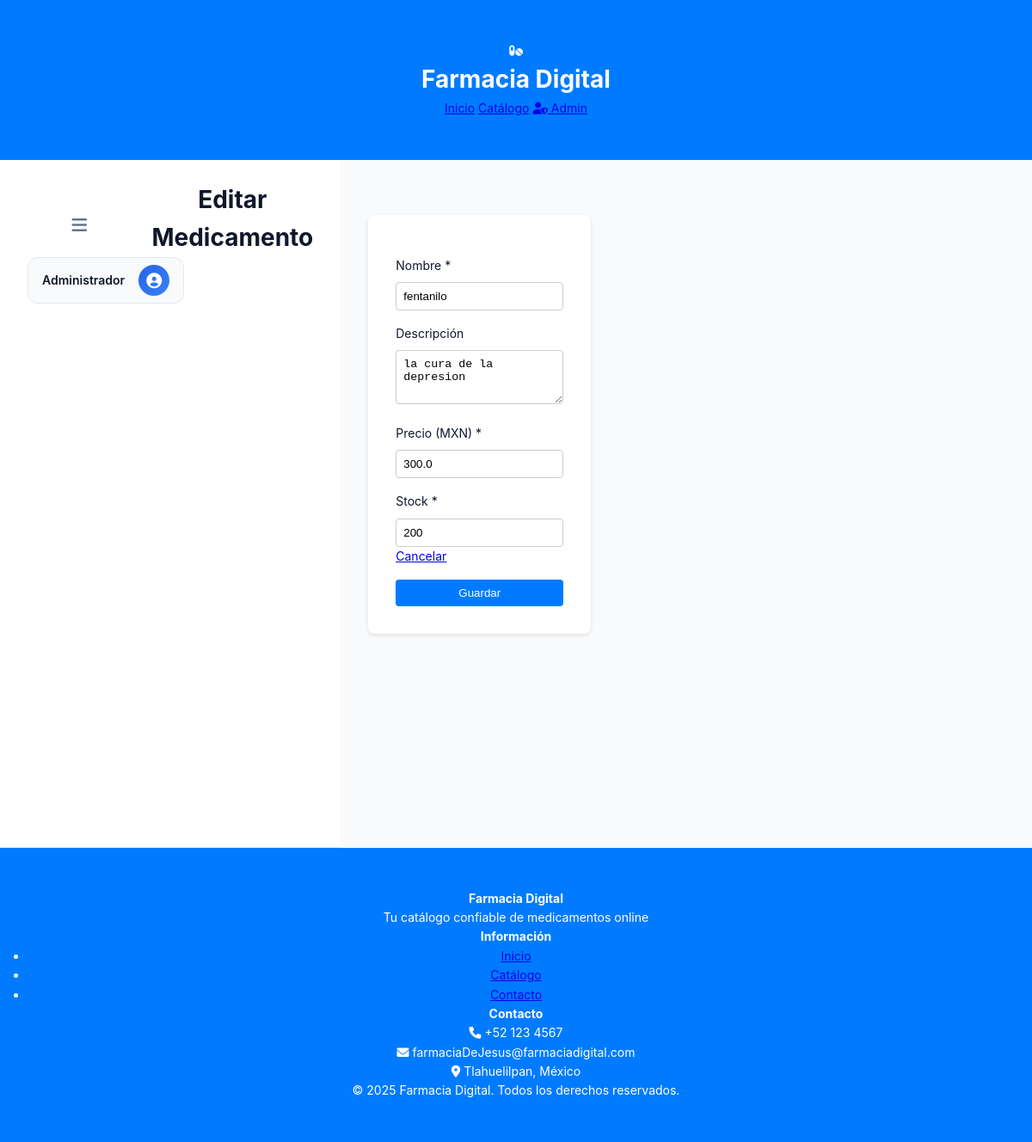
/medication/edit/1 (signed in), run on the app's committed database.
### tables this page shows
CREATE TABLE medication (
    id INTEGER PRIMARY KEY AUTOINCREMENT,
    name TEXT NOT NULL,
    description TEXT,
    price REAL NOT NULL,
    stock INTEGER NOT NULL
);

### app.py (the view, shortened to what this page needs)
@app.route('/medication/edit/<int:id>', methods=['GET', 'POST'])
def edit_med(id):
    if not session.get('admin'):
        return redirect(url_for('login'))
    conn = get_db_connection()
    med = conn.execute('SELECT * FROM medication WHERE id = ?', (id,)).fetchone()
    conn.close()
    return render_template('medication_form.html', action='edit', med=med)

### app.py (called while the page is built)
@app.context_processor
def inject_current_year():
    return {'current_year': datetime.datetime.now().year}

def get_db_connection():
    conn = sqlite3.connect('pharmacy.db')
    conn.row_factory = sqlite3.Row
    return conn

### templates/medication_form.html
{% extends 'base.html' %}
{% block extra_css %}
    <link rel="stylesheet" href="{{ url_for('static', filename='css/admin.css') }}">
{% endblock %}
{% block content %}
<main class="admin-main">
    <header class="admin-header">
        <div class="header-left">
            <button id="sidebarToggle" class="menu-toggle">
                <i class="fas fa-bars"></i>
            </button>
            <h2 id="pageTitle">{{ 'Editar' if action=='edit' else 'Crear' }} Medicamento</h2>
        </div>
        <div class="header-right">
            <div class="user-info">
                <span id="adminUsername">Administrador</span>
                <div class="user-avatar">
                    <i class="fas fa-user-circle"></i>
                </div>
            </div>
        </div>
    </header>
    <div class="admin-content">
        <div class="form-container">
            <form method="post">
                <div class="form-group">
                    <label for="name">Nombre *</label>
                    <input type="text" id="name" name="name" value="{{ med.name if med else '' }}" required>
                </div>
                <div class="form-group">
                    <label for="description">Descripción</label>
                    <textarea id="description" name="description" rows="3">{{ med.description if med else '' }}</textarea>
                </div>
                <div class="form-group">
                    <label for="price">Precio (MXN) *</label>
                    <input type="number" id="price" name="price" step="0.01" min="0" value="{{ med.price if med else '' }}" required>
                </div>
                <div class="form-group">
                    <label for="stock">Stock *</label>
                    <input type="number" id="stock" name="stock" min="0" value="{{ med.stock if med else '' }}" required>
                </div>
                <div class="form-actions">
                    <a href="{{ url_for('admin_panel') }}" class="btn-cancel">Cancelar</a>
                    <button type="submit" class="btn-save">Guardar</button>
                </div>
            </form>
        </div>
    </div>
</main>
{% endblock %}

### static/css/style.css (style rules this page uses)
* { box-sizing: border-box; margin: 0; padding: 0; }
body { font-family: Arial, sans-serif; background: #f9f9f9; color: #333; }
header, footer { background: #007BFF; color: #fff; padding: 1rem; text-align: center; }
.auth-container, .form-container { background: #fff; padding: 2rem; border-radius: 8px; box-shadow: 0 2px 5px rgba(0,0,0,0.1); max-width: 400px; margin: 2rem auto; }
label { display: block; margin-top: 1rem; }
input, textarea, button { width: 100%; padding: 0.5rem; margin-top: 0.5rem; border: 1px solid #ccc; border-radius: 4px; }
button { background: #007BFF; color: #fff; border: none; cursor: pointer; margin-top: 1rem; }

### static/css/admin.css (style rules this page uses)
:root { --primary-color: #2563eb; --primary-dark: #1e40af; --primary-light: #3b82f6; --secondary-color: #1e293b; --accent-color: #f59e0b; --accent-light: #fbbf24; --success-color: #10b981; --success-light: #34d399; --error-color: #ef4444; --error-light: #f87171; --warning-color: #f59e0b; --info-color: #06b6d4; --bg-primary: #f8fafc; --bg-secondary: #ffffff; --bg-dark: #0f172a; --bg-sidebar: #1e293b; --bg-card: #ffffff; --text-primary: #0f172a; --text-secondary: #64748b; --text-light: #94a3b8; --text-white: #ffffff; --border-color: #e2e8f0; --border-light: #f1f5f9; --shadow-sm: 0 1px 2px 0 rgba(0, 0, 0, 0.05); --shadow-md: 0 4px 6px -1px rgba(0, 0, 0, 0.1), 0 2px 4px -1px rgba(0, 0, 0, 0.06); --shadow-lg: 0 10px 15px -3px rgba(0, 0, 0, 0.1), 0 4px 6px -2px rgba(0, 0, 0, 0.05); --shadow-xl: 0 20px 25px -5px rgba(0, 0, 0, 0.1), 0 10px 10px -5px rgba(0, 0, 0, 0.04); --border-radius: 12px; --border-radius-sm: 8px; --border-radius-lg: 16px; --transition: all 0.3s cubic-bezier(0.4, 0, 0.2, 1); --transition-fast: all 0.15s ease-in-out; --spacing-xs: 0.25rem; --spacing-sm: 0.5rem; --spacing-md: 1rem; --spacing-lg: 1.5rem; --spacing-xl: 2rem; --spacing-2xl: 3rem; --sidebar-width: 280px; --sidebar-collapsed-width: 80px; }
* { margin: 0; padding: 0; box-sizing: border-box; }
body { font-family: -apple-system, BlinkMacSystemFont, 'Segoe UI', Roboto, 'Helvetica Neue', Arial, sans-serif; background-color: var(--bg-primary); color: var(--text-primary); line-height: 1.6; font-size: 14px; overflow-x: hidden; }
.admin-main { display: flex; min-height: 100vh; }
.admin-header { background: var(--bg-secondary); padding: var(--spacing-lg) var(--spacing-xl); box-shadow: var(--shadow-sm); border-bottom: 1px solid var(--border-color); position: sticky; top: 0; z-index: 100; backdrop-filter: blur(10px); background: rgba(255, 255, 255, 0.95); }
.header-left { display: flex; align-items: center; gap: var(--spacing-lg); }
.menu-toggle { background: none; border: none; font-size: 1.25rem; color: var(--text-secondary); cursor: pointer; padding: var(--spacing-sm); border-radius: var(--border-radius-sm); transition: var(--transition); }
#pageTitle { font-size: 1.75rem; font-weight: 700; color: var(--text-primary); margin: 0; }
.header-right { display: flex; align-items: center; gap: var(--spacing-lg); }
.user-info { display: flex; align-items: center; gap: var(--spacing-md); padding: var(--spacing-sm) var(--spacing-md); background: var(--bg-primary); border-radius: var(--border-radius); border: 1px solid var(--border-color); }
.user-info span { font-weight: 600; color: var(--text-primary); }
.user-avatar { width: 36px; height: 36px; background: linear-gradient(135deg, var(--primary-color) 0%, var(--primary-light) 100%); border-radius: 50%; display: flex; align-items: center; justify-content: center; color: var(--text-white); font-size: 1.125rem; }
.admin-content { padding: var(--spacing-xl); }

### data on the page
medication: name "fentanilo", description "la cura de la depresion", price "300.0", stock "200"

### other printed values
{{ 'Editar' if action=='edit' else 'Crear' }} "Editar"
